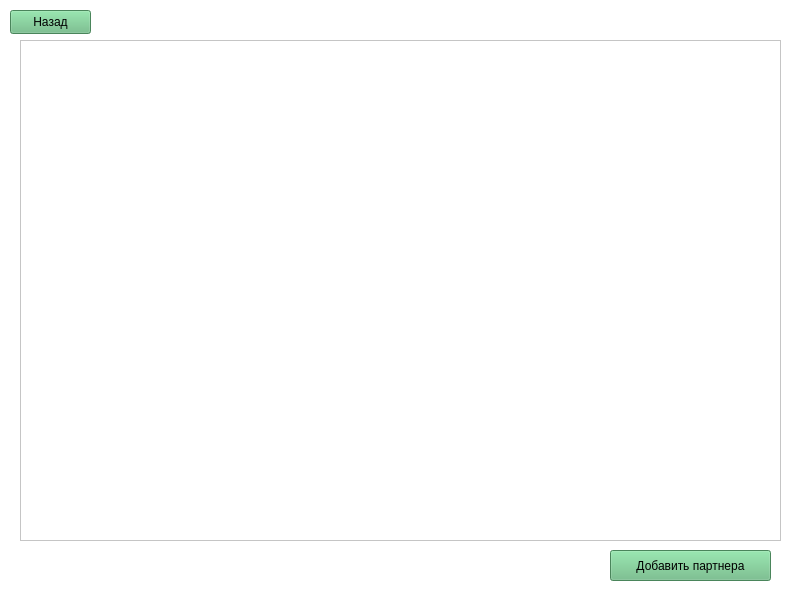
<?xml version="1.0" encoding="UTF-8"?>
<ui version="4.0">
 <class>MainWindow</class>
 <widget class="QMainWindow" name="MainWindow">
  <property name="geometry">
   <rect>
    <x>0</x>
    <y>0</y>
    <width>800</width>
    <height>600</height>
   </rect>
  </property>
  <property name="windowTitle">
   <string>Партнеры</string>
  </property>
  <property name="styleSheet">
   <string notr="true">background-color: rgb(255, 255, 255);</string>
  </property>
  <widget class="QWidget" name="centralwidget">
   <widget class="QPushButton" name="backBtn">
    <property name="geometry">
     <rect>
      <x>10</x>
      <y>10</y>
      <width>81</width>
      <height>24</height>
     </rect>
    </property>
    <property name="styleSheet">
     <string notr="true">background-color: rgb(103, 186, 128);</string>
    </property>
    <property name="text">
     <string>Назад</string>
    </property>
   </widget>
   <widget class="QPushButton" name="addPartnerBtn">
    <property name="geometry">
     <rect>
      <x>610</x>
      <y>550</y>
      <width>161</width>
      <height>31</height>
     </rect>
    </property>
    <property name="styleSheet">
     <string notr="true">background-color: rgb(103, 186, 128);</string>
    </property>
    <property name="text">
     <string>Добавить партнера</string>
    </property>
   </widget>
   <widget class="QScrollArea" name="partnersScrollArea">
    <property name="geometry">
     <rect>
      <x>20</x>
      <y>40</y>
      <width>761</width>
      <height>501</height>
     </rect>
    </property>
    <property name="widgetResizable">
     <bool>true</bool>
    </property>
    <widget class="QWidget" name="scrollAreaWidgetContents">
     <property name="geometry">
      <rect>
       <x>0</x>
       <y>0</y>
       <width>759</width>
       <height>499</height>
      </rect>
     </property>
     <widget class="QWidget" name="verticalLayoutWidget">
      <property name="geometry">
       <rect>
        <x>-1</x>
        <y>-1</y>
        <width>761</width>
        <height>501</height>
       </rect>
      </property>
      <layout class="QVBoxLayout" name="partnersVerticalLayout"/>
     </widget>
    </widget>
   </widget>
  </widget>
 </widget>
 <resources/>
 <connections/>
</ui>
